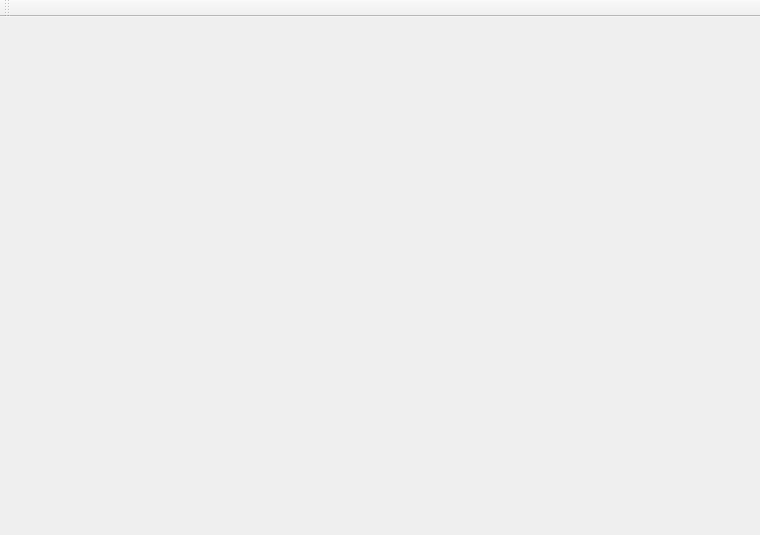
<?xml version="1.0" encoding="UTF-8"?>
<ui version="4.0">
 <class>MainWindow</class>
 <widget class="QMainWindow" name="MainWindow">
  <property name="geometry">
   <rect>
    <x>0</x>
    <y>0</y>
    <width>760</width>
    <height>535</height>
   </rect>
  </property>
  <property name="windowTitle">
   <string>MainWindow</string>
  </property>
  <widget class="QWidget" name="centralWidget">
   <widget class="WebAxWidget" name="WebBrowser">
    <property name="geometry">
     <rect>
      <x>90</x>
      <y>90</y>
      <width>501</width>
      <height>281</height>
     </rect>
    </property>
    <property name="objectName">
     <string notr="true" >WebBrowser</string>
    </property>
    <property name="control">
     <string>{8856F961-340A-11D0-A96B-00C04FD705A2}</string>
    </property>
   </widget>
  </widget>
  <widget class="QMenuBar" name="menuBar">
   <property name="geometry">
    <rect>
     <x>0</x>
     <y>0</y>
     <width>760</width>
     <height>23</height>
    </rect>
   </property>
  </widget>
  <widget class="QToolBar" name="mainToolBar">
   <attribute name="toolBarArea">
    <enum>TopToolBarArea</enum>
   </attribute>
   <attribute name="toolBarBreak">
    <bool>false</bool>
   </attribute>
  </widget>
 </widget>
 <layoutdefault spacing="6" margin="11"/>
 <customwidgets>
  <customwidget>
   <class>WebAxWidget</class>
   <extends>QWidget</extends>
   <header>WebAxWidget.h</header>
  </customwidget>
 </customwidgets>
 <resources/>
 <connections/>
</ui>
